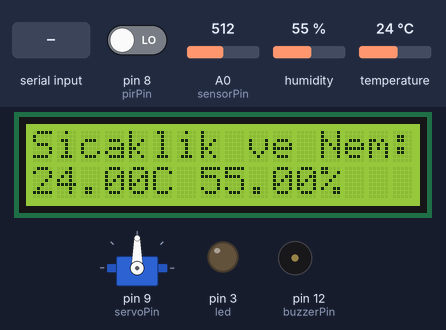
A sketch run on a simulated Arduino Uno, built with avr-gcc and run on an emulated ATmega328P. Shown: 16×2 character LCD, servo, output pins drawn as LEDs (lit = HIGH), buzzer (waves = sounding). The inputs (shaded band) are chosen by the test bench; at power-on: pin 8 (pirPin) LOW, humidity 55 %, A0 (sensorPin) = 512, temperature 24 °C. Pins used as bus, display or sensor lines are not drawn.

Above: at 1.2 s.
1.3 s: "C" received over Serial
At 1.6 s:
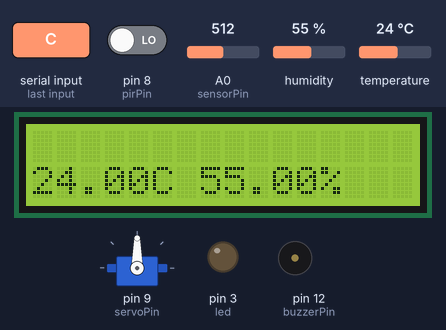
4.6 s: "A" received over Serial
At 5.3 s:
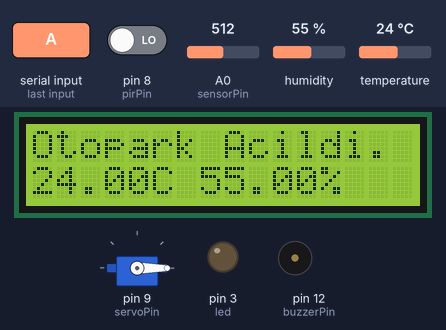
9.4 s: "B" received over Serial
At 14.52 s:
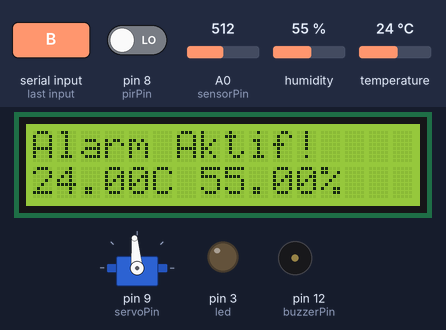
15.5 s: pin 8 (pirPin) driven HIGH
At 18.9 s:
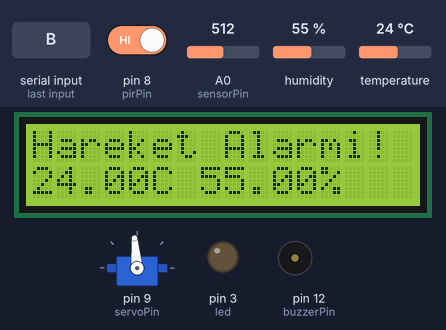
21.6 s: "D" received over Serial
At 23.8 s:
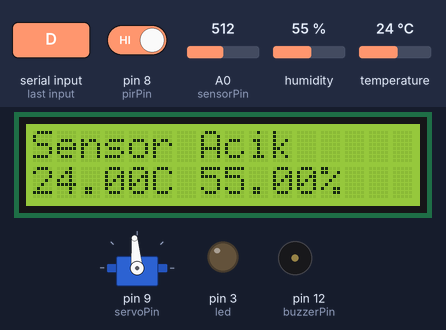
27.5 s: humidity set to 22 %
At 29.13 s:
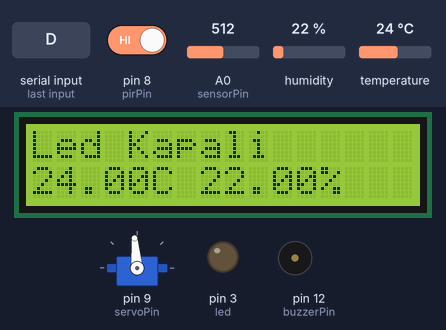
Timing chart, 0 to 30.6 s (numbered marks = the images above; inputs shaded):
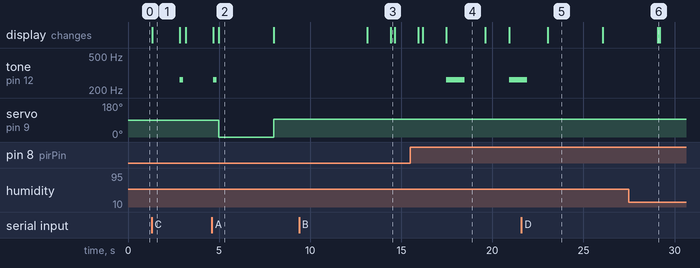

Measured:
- after the input at 1.3 s, tone on pin 12 (buzzerPin): silent → 262 Hz after 1.5 s, → silent 0.20 s later; the display: changes at once (image 1)
- after the input at 4.6 s, tone on pin 12 (buzzerPin): goes on until 4.9 s, then stays silent; servo on pin 9 (servoPin): 90° → 0° after 0.38 s, → 95° 3.0 s later; the display: first differs from a run without the input after 0.38 s (image 2)
- after the input at 9.4 s, servo on pin 9 (servoPin): stays 95° (without the input it goes to 94° after 3.7 s); the display: first changes after 3.7 s (image 3 shows a later state)
- after the input at 15.5 s, tone on pin 12 (buzzerPin): silent → 262 Hz after 2.0 s, → silent 1.0 s later, → 262 Hz 2.4 s later; the display: first differs from a run without the input after 2.0 s (image 4)
- after the input at 21.6 s, tone on pin 12 (buzzerPin): goes on until 21.9 s, then stays silent; the display: changes after 1.4 s (image 5)
- after the input at 27.5 s, the display: changes after 1.6 s (image 6)
- what the display in image 1 shows lasts 1.5 s, from 1.3 s to 2.8 s

The sketch:

Proje.ino
```cpp
#include<Servo.h>
#include <LiquidCrystal.h>
#include <DHT.h>
#define led 3 // 3.Pinde LED olduğunu tanımlıyoruz
#define DHTPIN 11  //dhtyi bağladığımız pini yazdık
#define DHTTYPE DHT11  //dhtp sensör tipini yazdık
Servo motor; //motor adında bir servo nesnesi oluşturduk.
DHT sicaklikSensor(DHTPIN, DHTTYPE); //sensorumuz isimli bir nesne oluşturduk
LiquidCrystal lcd(2,4,5,6,7,10);

char veri;
int suVeri;
int alarm = 0;
int pirPin = 8;                   //Sensörü takacağımız pin
int servoPin = 9;
int hareket;                      //Sensörden aldığımız veri
int buzzerPin = 12;
int C = 262;
int deger = 0;
int otopark = false;
int suSensor = false;
int sensorPin = A0;                //Sensörü bağlayacağımız pin
int esikDegeri = 100;              //Su miktarı için eşik değeri

void setup() {
  sicaklikSensor.begin();
  lcd.begin(16, 2);
  lcd.print("Sicaklik ve Nem:");
  pinMode(led,OUTPUT);              // Led dijital olarak kullanacağımız için çıkış tanımlaması yapılmalıdır.
  pinMode(pirPin, INPUT);         //Sensör pinimizi giriş olarak ayarlyoruz.
  motor.attach(servoPin); // Servo motorun data pinini arduino 3 numaralı
  Serial.begin(9600);               //Seri haberleşmeyi başlatıyoruz
}
void loop() {
  float sicaklik = sicaklikSensor.readTemperature();
  float nem = sicaklikSensor.readHumidity();
  lcd.setCursor(0, 1);
  lcd.print(sicaklik);
  lcd.print("C");
  lcd.setCursor(7,1);
  lcd.print(nem);
  lcd.print("%");
  delay(100);
  hareket = digitalRead(pirPin);  //Sensörden okuma yapıyoruz.
  deger = digitalRead(pirPin); // Dijital pin okunuyor

  if(Serial.available()>0){         //Seri haberleşmeden veri gelmesini bekliyoruz.
    veri = Serial.read();           //Seri haberleşmeden gelen veriyi okuyoruz.
  }
  if(veri == 'A')
  {
    if(otopark == false){
      lcd.setCursor(0,0);
      lcd.print("                                    ");
      lcd.setCursor(0,0);
      lcd.print("Otopark Acildi.");
      motor.write(0); //Otopark Açıldı.
      delay(3000);
      lcd.setCursor(0,0);
      lcd.print("                                    ");
      lcd.setCursor(0,0);
      lcd.print("Otopark Kapandi.");
      otopark = true;
      motor.write(95); //Otopark Kapandı.
      delay(5000);
    }else{
      motor.write(94);
      otopark = false;
    }
  }else if(veri == 'B'){
    if(alarm == 1){
       alarm = 0;
    }else{
      alarm = 1;
      lcd.setCursor(0,0);
      lcd.print("                                    ");
      delay(1300);
      lcd.setCursor(0,0);
      lcd.print("Alarm Aktif!");
    }
  }

  if(veri == 'C'){
    if(suSensor == false){
      lcd.setCursor(0,0);
      lcd.print("                                    ");
      delay(1500);
      lcd.setCursor(0,0);
      lcd.print("Su Alarmi Aktif!");
      suSensor == true;
      suVeri = analogRead(sensorPin);    //Sensörden analog veriyi okuyoruz.
      if(suVeri > esikDegeri){           //Sensör verisi eşik değerini geçerse if içerisindeki kodlar uygulanır.
        lcd.setCursor(0,0);
        lcd.print("                                    ");
        lcd.setCursor(0,0);
        lcd.print("Su Alarmi!");
        tone(buzzerPin, C);
        digitalWrite(buzzerPin, HIGH);
        delay(100);
        digitalWrite(buzzerPin, LOW);
        delay(100);
        noTone(buzzerPin);
      }
      else{                            //Sensör verisi eşik değerinden küçük olursa if içerisindeki kodlar uygulanır.
        digitalWrite(buzzerPin, LOW);
      }
    }else{

      suSensor == false;
    }
  }

  if(veri == 'D'){
    lcd.setCursor(0,0);
    lcd.print("                                    ");
    lcd.setCursor(0,0);
    lcd.print("Sensor Acik");
    delay(3000);
    int IsikDeger = analogRead(A1);      // Deger isimli bir değişken tanımlıyoruz. Bu değişken A0 Analog Pininden gelen veriyi tutacak.
    if(IsikDeger <= 15){
        lcd.setCursor(0,0);
        lcd.print("                                    ");
        lcd.setCursor(0,0);
        lcd.print("Led Yaniyor!");
        digitalWrite(led,HIGH);
        delay(3000);
    }else{
      lcd.setCursor(0,0);
      lcd.print("                                    ");
      lcd.setCursor(0,0);
      lcd.print("Led Kapali");
      digitalWrite(led,LOW);
      delay(3000);
    }
  }

if (veri == 'F'){
  lcd.setCursor(0,0);
  lcd.print("Sicaklik ve Nem:");
}

  if(alarm == 1){
    if(hareket == HIGH){            //Hareketlilik var ise içerideki komutlar uygulanır.
      lcd.setCursor(0,0);
      lcd.print("                                    ");
      lcd.setCursor(0,0);
      lcd.print("Hareket Alarmi!");
      tone(buzzerPin, C);
      digitalWrite(7, HIGH);
      delay(1000);
      digitalWrite(7, LOW);
      noTone(buzzerPin);
      delay(1000);

      noTone(buzzerPin);
      alarm = 0;
    }
  }
}
```
